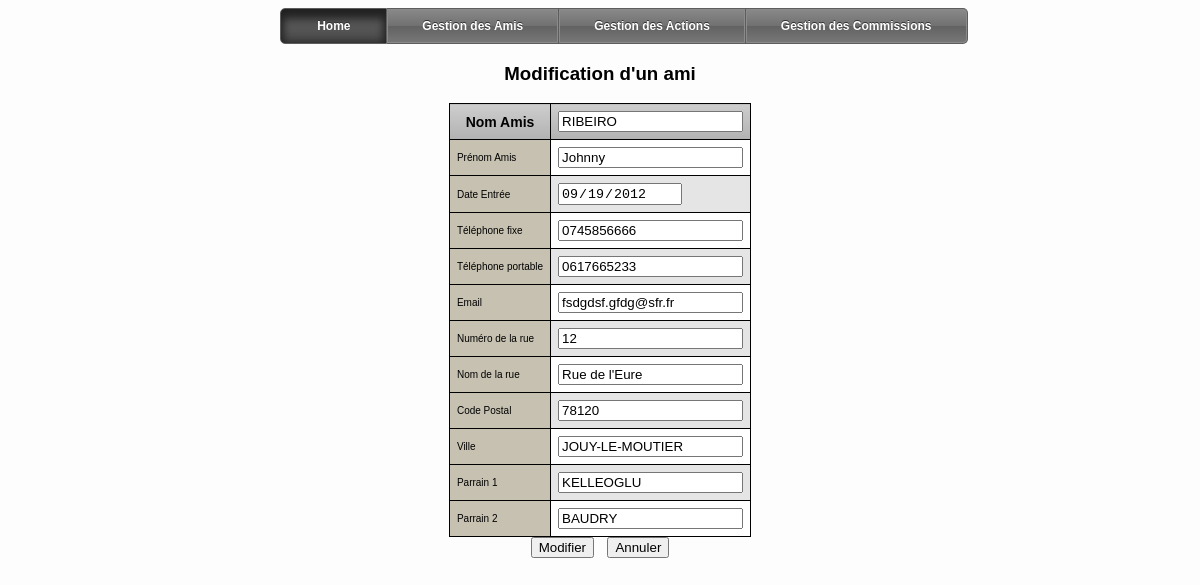
The page /modifierami.php?reference=3 (signed in) on the database its author committed.
### tables this page shows
CREATE TABLE IF NOT EXISTS `amis` (
  `id_amis` int(11) NOT NULL AUTO_INCREMENT,
  `nom_amis` varchar(50) DEFAULT NULL,
  `prenom_amis` varchar(50) DEFAULT NULL,
  `date_entree` date DEFAULT NULL,
  `tel_fixe` varchar(10) DEFAULT NULL,
  `tel_port` varchar(10) DEFAULT NULL,
  `email` varchar(50) DEFAULT NULL,
  `num_adr` varchar(5) DEFAULT NULL,
  `rue_adr` varchar(50) DEFAULT NULL,
  `cp_adr` varchar(5) DEFAULT NULL,
  `ville_adr` varchar(50) DEFAULT NULL,
  `parrain1` varchar(50) DEFAULT NULL,
  `parrain2` varchar(50) DEFAULT NULL,
  PRIMARY KEY (`id_amis`)
);

### modifierami.php (the view, shortened to what this page needs)
<?php
include('menusecretaire.php');
?>
<html>
<head>
<link rel ="stylesheet" href="style.css" name="text/css"/>
</head>
<body>
<?php
if(isset($_GET['reference']))
{
$sql1="select * from amis where id_amis='".$_GET['reference']."'";
$r1=mysql_query($sql1);
while($enreg=mysql_fetch_array($r1))
{
?>
<center>
<h3>Modification d'un ami</h3>
<div class="tableau">
<form action="modifierami.php" method="post">
<table >
<tr><td bgcolor="#C6C1B0">Nom Amis</td><td><input type="text" class="UpperCase" name="nom_amis"
value="<?php echo $enreg['nom_amis']; ?>"></td></tr>
<tr><td bgcolor="#C6C1B0">Prénom Amis</td><td><input type="text"
name="prenom_amis" value="<?php echo $enreg['prenom_amis']; ?>"></td></tr>
<tr><td bgcolor="#C6C1B0">Date Entrée</td><td><input readonly="readonly" input type="date" name="date_entree"
value="<?php echo $enreg['date_entree']; ?>"></td></tr>
<tr><td bgcolor="#C6C1B0">Téléphone fixe</td><td><input type="number"/ name="tel_fixe"
value="<?php echo $enreg['tel_fixe']; ?>"></td></tr>
<tr><td bgcolor="#C6C1B0">Téléphone portable</td><td><input type="number"/ name="tel_port"
value="<?php echo $enreg['tel_port']; ?>"></td></tr>
<tr><td bgcolor="#C6C1B0">Email</td><td><input type="text" name="email"
value="<?php echo $enreg['email']; ?>"></td></tr>
<tr><td bgcolor="#C6C1B0">Numéro de la rue</td><td><input type="number"/ name="num_adr"
value="<?php echo $enreg['num_adr']; ?>"></td></tr>
<tr><td bgcolor="#C6C1B0">Nom de la rue</td><td><input type="text" name="rue_adr"
value="<?php echo $enreg['rue_adr']; ?>"></td></tr>
<tr><td bgcolor="#C6C1B0">Code Postal</td><td><input type="number"/ name="cp_adr"
value="<?php echo $enreg['cp_adr']; ?>"></td></tr>
<tr><td bgcolor="#C6C1B0">Ville</td><td><input type="text" class="UpperCase" name="ville_adr"
value="<?php echo $enreg['ville_adr']; ?>"></td></tr>
<tr><td bgcolor="#C6C1B0">Parrain 1</td><td><input readonly="readonly" input type="text" name="parrain1"
value="<?php echo $enreg['parrain1']; ?>"></td></tr>
<tr><td bgcolor="#C6C1B0">Parrain 2</td><td><input readonly="readonly" input type="text" name="parrain2"
value="<?php echo $enreg['parrain2']; ?>"></td></tr>
</table>
<input type="submit" value="Modifier"> &nbsp;&nbsp;<input type="reset" value="Annuler">
</form>
</center>
<?php
}
}
?>
</body>
</html>

### style.css (style rules this page uses)
.tableau { margin:0px;padding:0px; border:0px solid #000000; -moz-border-radius-bottomleft:0px; -webkit-border-bottom-left-radius:0px; border-bottom-left-radius:0px; -moz-border-radius-bottomright:0px; -webkit-border-bottom-right-radius:0px; border-bottom-right-radius:0px; -moz-border-radius-topright:0px; -webkit-border-top-right-radius:0px; border-top-right-radius:0px; -moz-border-radius-topleft:0px; -webkit-border-top-left-radius:0px; border-top-left-radius:0px; }
.tableau table { border-collapse: collapse; border-spacing: 0; margin:0px;padding:0px; border:1px solid #000000; }
.tableau tr:last-child td:last-child { -moz-border-radius-bottomright:0px; -webkit-border-bottom-right-radius:0px; border-bottom-right-radius:0px; }
.tableau table tr:first-child td:first-child { -moz-border-radius-topleft:0px; -webkit-border-top-left-radius:0px; border-top-left-radius:0px; }
.tableau table tr:first-child td:last-child { -moz-border-radius-topright:0px; -webkit-border-top-right-radius:0px; border-top-right-radius:0px; }
.tableau tr:last-child td:first-child { -moz-border-radius-bottomleft:0px; -webkit-border-bottom-left-radius:0px; border-bottom-left-radius:0px; }
.tableau tr:nth-child(odd) { background-color:#e5e5e5; }
.tableau tr:nth-child(even) { background-color:#ffffff; }
.tableau td { vertical-align:middle; border:1px solid #000000; border-width:1px 1px 1px 1px; text-align:left; padding:7px; font-size:10px; font-family:Arial; font-weight:normal; color:#000000; }
.tableau tr:last-child td { border-width:0px 1px 0px 0px; }
.tableau tr td:last-child { border-width:0px 0px 1px 0px; }
.tableau tr:last-child td:last-child { border-width:0px 0px 0px 0px; }
.tableau tr:first-child td { background:-o-linear-gradient(bottom, #cccccc 5%, #b2b2b2 100%); background:-webkit-gradient( linear, left top, left bottom, color-stop(0.05, #cccccc), color-stop(1, #b2b2b2) ); background:-moz-linear-gradient( center top, #cccccc 5%, #b2b2b2 100% ); filter:progid:DXImageTransform.Microsoft.gradient(startColorstr="#cccccc", endColorstr="#b2b2b2"); background: -o-linear-gradient(top,#cccccc,b2b2b2); background-color:#cccccc; border:0px solid #000000; text-align:center; border-width:0px 0px 1px 1px; font-size:14px; font-family:Arial; font-weight:bold; color:#000000; }
.tableau tr:first-child td:first-child { border-width:0px 0px 1px 0px; }
.tableau tr:first-child td:last-child { border-width:0px 0px 1px 1px; }

### modifierami.php (style rules this page uses)
.UpperCase { text-transform: uppercase }

### rows shown on the page
amis: nom_amis "RIBEIRO", prenom_amis "Johnny", date_entree "09/19/2012", tel_fixe "0745856666", tel_port "0617665233", email "fsdgdsf.gfdg@sfr.fr", num_adr "12", rue_adr "Rue de l'Eure", cp_adr "78120", ville_adr "JOUY-LE-MOUTIER", parrain1 "KELLEOGLU", parrain2 "BAUDRY"
